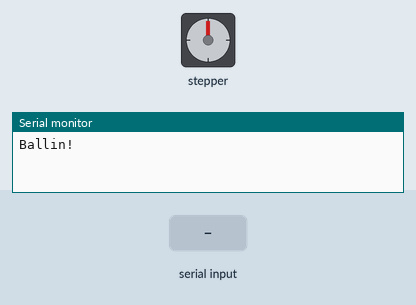
This sketch was run on a simulated Arduino Uno, built with avr-gcc and run on an emulated ATmega328P. On the bench: stepper motor, the last lines printed to the serial monitor. The inputs (shaded band) are chosen by the test bench. Stepper angles assume 514 steps per turn.

Above: at 1.2 s.
1.3 s: "90,45\n" received over Serial
At 20.8 s:
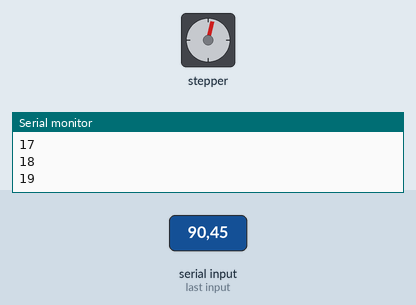
Timing chart, 0 to 32.1 s (numbered marks = the images above; inputs shaded):
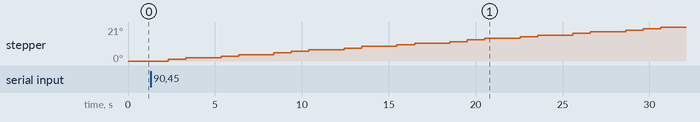

The sketch:

Launcher_v0.ino
```cpp
#include <AccelStepper.h>
#include <Wire.h>
#include <Adafruit_MotorShield.h>
#include "utility/Adafruit_MS_PWMServoDriver.h"

// Create the motor shield object with the default I2C address
Adafruit_MotorShield AFMS = Adafruit_MotorShield();

// Connect a stepper motor with 360 steps per revolution (1 degree)
Adafruit_StepperMotor *platform = AFMS.getStepper(514, 1);
Adafruit_StepperMotor *launcher = AFMS.getStepper(514, 2);
Adafruit_StepperMotor *motor;

void setup() {
  Serial.begin(9600);           // set up Serial library at 9600 bps
  Serial.println("Ballin!");

  AFMS.begin();  // create with the default frequency 1.6KHz

  platform->setSpeed(10);  // 10 rpm
  launcher->setSpeed(10);
}

void loop() {
  //platform to find hoop

// if (input == 0){
//    platform->step(1, FORWARD, DOUBLE);
//    Serial.println(Step!);
//  else if (input ==1){
//    platform->step(1, FORWARD, DOUBLE);
//    Serial.println(Stop!);
//  }


  //Launcher angle set
  while(Serial.available() ==0);
  int input = Serial.parseInt();
  int angle = 0;

  if(angle < 1000){
    motor = platform;
  }
  else{
    motor = launcher;
    angle = angle - 2000;
  }
   for(int x = 0; x < input; x++){
    motor->step(1,FORWARD, SINGLE);
       delay(1000);
       angle = angle+1;
       Serial.println(angle);
   }
       delay(1000);
}
```
